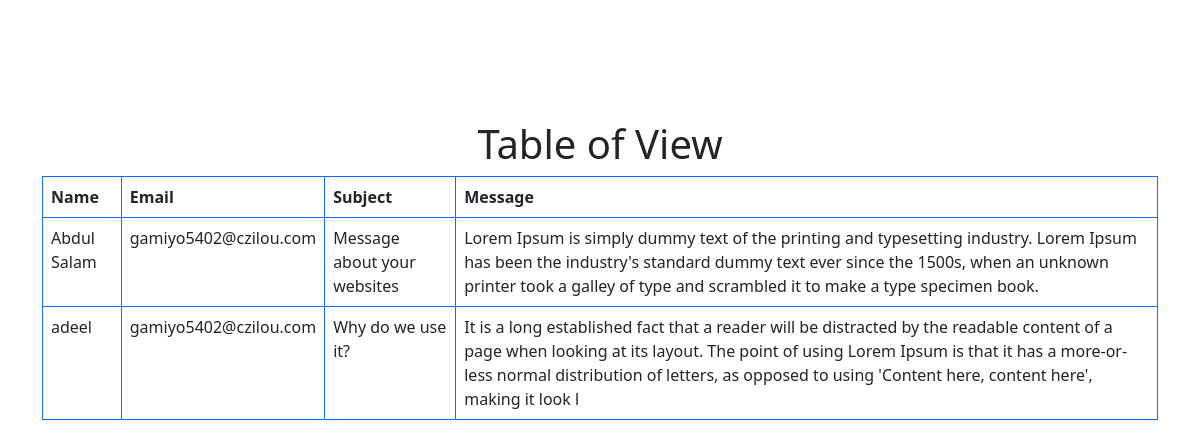
The page /view_contact/ on the database its author committed.
### app/models.py (models this page shows, shortened)
class ContactMessage(models.Model):
    sender_name = models.CharField(max_length=100)
    sender_email = models.EmailField()
    subject = models.CharField(max_length=100)
    message = models.TextField()

### app/views.py (the view)
# urls.py: path("view_contact/", view_contact, name="view_contact"),
def view_contact(request):
    messages = ContactMessage.objects.all()
    return render(request, "view_contact.html", {"messages": messages})

### app/templates/view_contact.html (shortened to what this page needs)
<!DOCTYPE html>
<html lang="en">
<head>
    <link href="https://cdn.jsdelivr.net/npm/bootstrap@5.0.2/dist/css/bootstrap.min.css" rel="stylesheet">
</head>
<body>
 <div class="container " style="margin-top: 120px;">
    <h1 align="center">Table of View </h1>
    <table class="table table-bordered border-primary">
    <thead class="thead-dark">
        <tr>
            <th>Name</th>
            <th>Email</th>
            <th>Subject</th>
            <th>Message</th>
        </tr>
    </thead>
    <tbody>
        {% for i in messages %}
        <tr>
            <td>{{ i.sender_name }}</td>
            <td>{{ i.sender_email }}</td>
            <td>{{ i.subject }}</td>
            <td>{{ i.message }}</td>
        </tr>
        {% empty %}
        <tr>
            <td colspan="4">No messages yet.</td>
        </tr>
        {% endfor %}
    </tbody>
</table>
</div>
</body>
</html>

### rows shown on the page
ContactMessage: sender_name "Abdul Salam", sender_email "gamiyo5402@czilou.com", subject "Message about your websites", message "Lorem Ipsum is simply dummy text of the printing and typesetting industry. Lorem Ipsum has been the industry's standard dummy text ever since the 1500s, when an unknown printer took a galley of type and scrambled it to make a type specimen book."
ContactMessage: sender_name "adeel", sender_email "gamiyo5402@czilou.com", subject "Why do we use it?", message "It is a long established fact that a reader will be distracted by the readable content of a page when looking at its layout. The point of using Lorem Ipsum is that it has a more-or-less normal distribution of letters, as opposed to using 'Content here, content here', making it look l"
